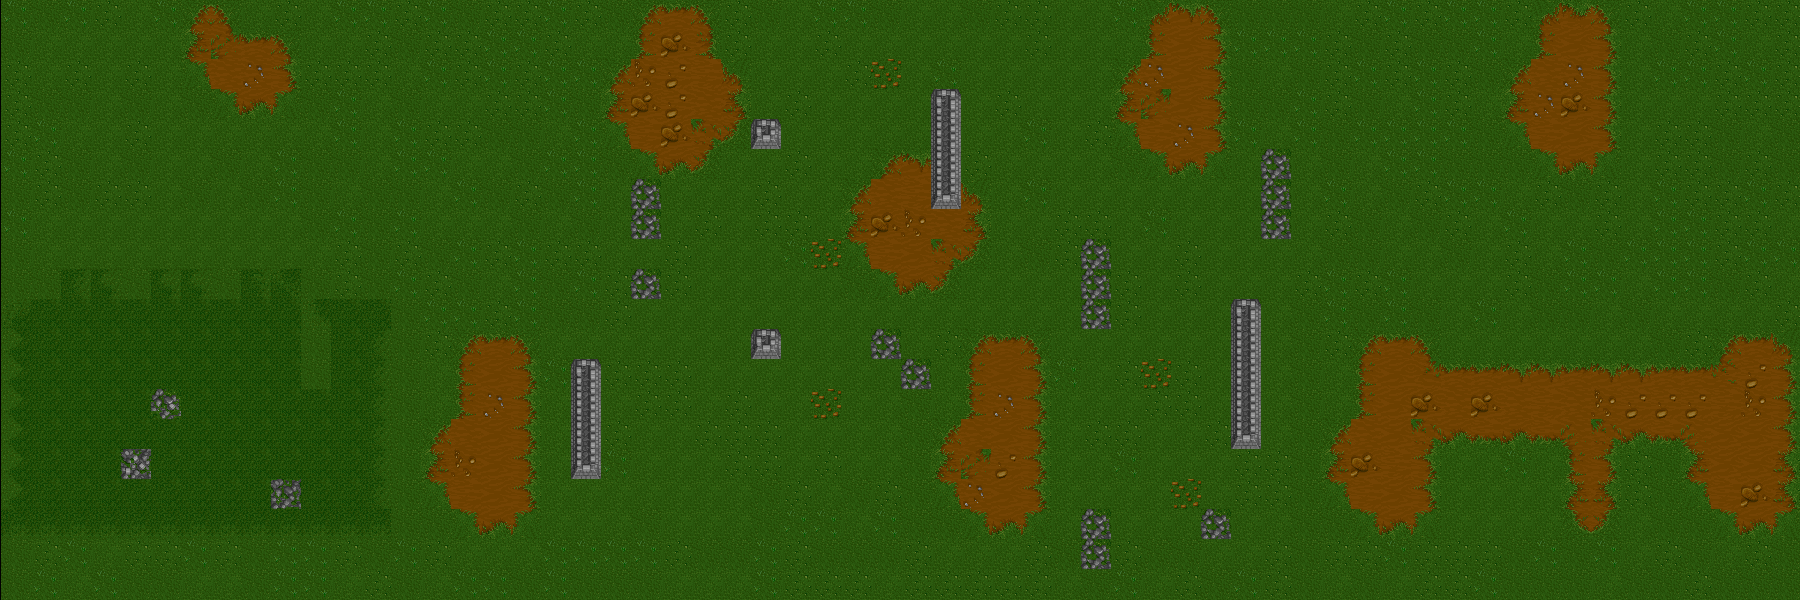

This game map was drawn from its Tiled (.tmx) file and the tilesets committed beside it. A one-line description and the trimmed map source follow:
An orthogonal 60x20 tile map with 30x30 px tiles, 2 tile layers (ground, decorations) and 7 objects (resp_1, resp_2).

<map version="1.9" tiledversion="1.9.2" orientation="orthogonal" renderorder="right-down" width="60" height="20" tilewidth="30" tileheight="30" infinite="0" nextlayerid="4" nextobjectid="31">
 <editorsettings>
  <chunksize width="32" height="32" />
 </editorsettings>
 <tileset firstgid="1" source="forest.tsx" />
 <layer id="1" name="ground" width="60" height="20">
  <data>[1200 cells, 1200 non-empty, 52 distinct tile ids]</data>
 </layer>
 <layer id="2" name="decorations" width="60" height="20">
  <data>[1200 cells, 0 non-empty, 0 distinct tile ids]</data>
 </layer>
 <objectgroup id="3" name="сollision">
  <object id="1" name="resp_1" x="1574.24" y="291.283">
   <point />
  </object>
  <object id="2" name="resp_2" x="251.609" y="307.893">
   <point />
  </object>
  <object id="9" x="751.5" y="118.5" width="30.5" height="30.5" />
  <object id="12" x="1232.5" y="299.5" width="30" height="149.5" />
  <object id="14" x="930" y="89.5" width="31" height="119.5" />
  <object id="27" x="569" y="357" width="31" height="123.5" />
  <object id="29" x="750.5" y="327.5" width="32" height="33" />
 </objectgroup>
</map>
